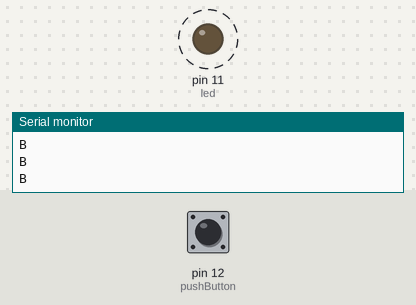
Recording of a sketch running on a simulated Arduino Uno, built with avr-gcc and run on an emulated ATmega328P. Parts: output pins drawn as LEDs (lit = HIGH), the last lines printed to the serial monitor. Dashed ring = blinking. Inputs (shaded band) come from the test bench; at power-on: pin 12 (pushButton) LOW.

Above: at 2.8 s.
2.9 s: pin 12 (pushButton) pulled HIGH for 3.2 s
At 3.8 s:
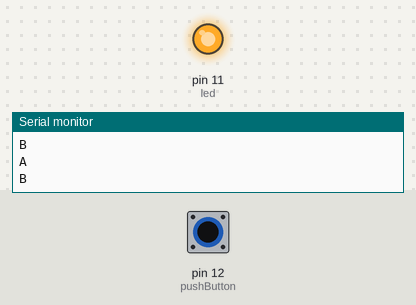
At 4.3 s:
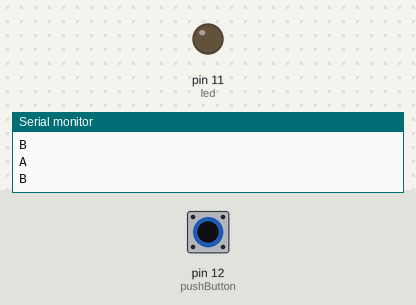
Timing chart, 0 to 13.6 s (numbered marks = the images above; inputs shaded):
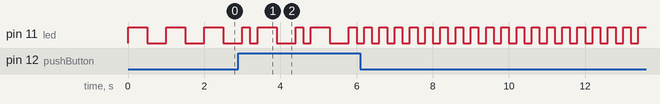

The sketch:

secao-2.3.ino
```cpp
int led = 11;
int pushButton = 12;
boolean teste = false;

void setup() {
  pinMode(led, OUTPUT);
  pinMode(pushButton, INPUT);
  Serial.begin(9600);
}

void loop() {
  int valor = digitalRead(pushButton);

  if(valor == HIGH){
    teste = !teste;
    valor = LOW;
  }

  if (teste){
    Serial.println("A");
    digitalWrite(led, HIGH);
    delay(200);
    digitalWrite(led, LOW);
    delay(200);
  }else{
    Serial.println("B");
    digitalWrite(led, HIGH);
    delay(500);
    digitalWrite(led, LOW);
    delay(500);
  }
}
```
